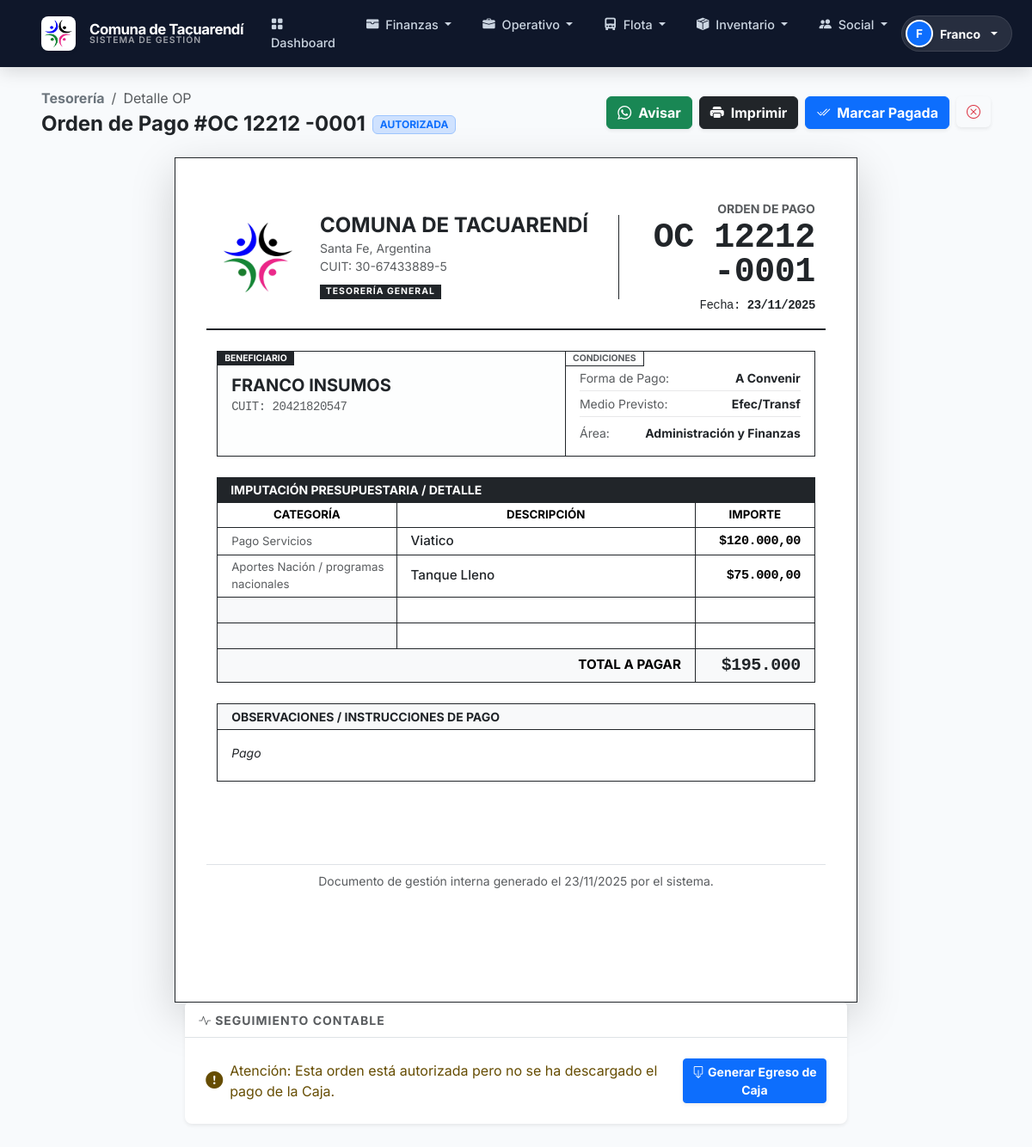
The app's page /ordenes-pago/1/ (signed in), older data.
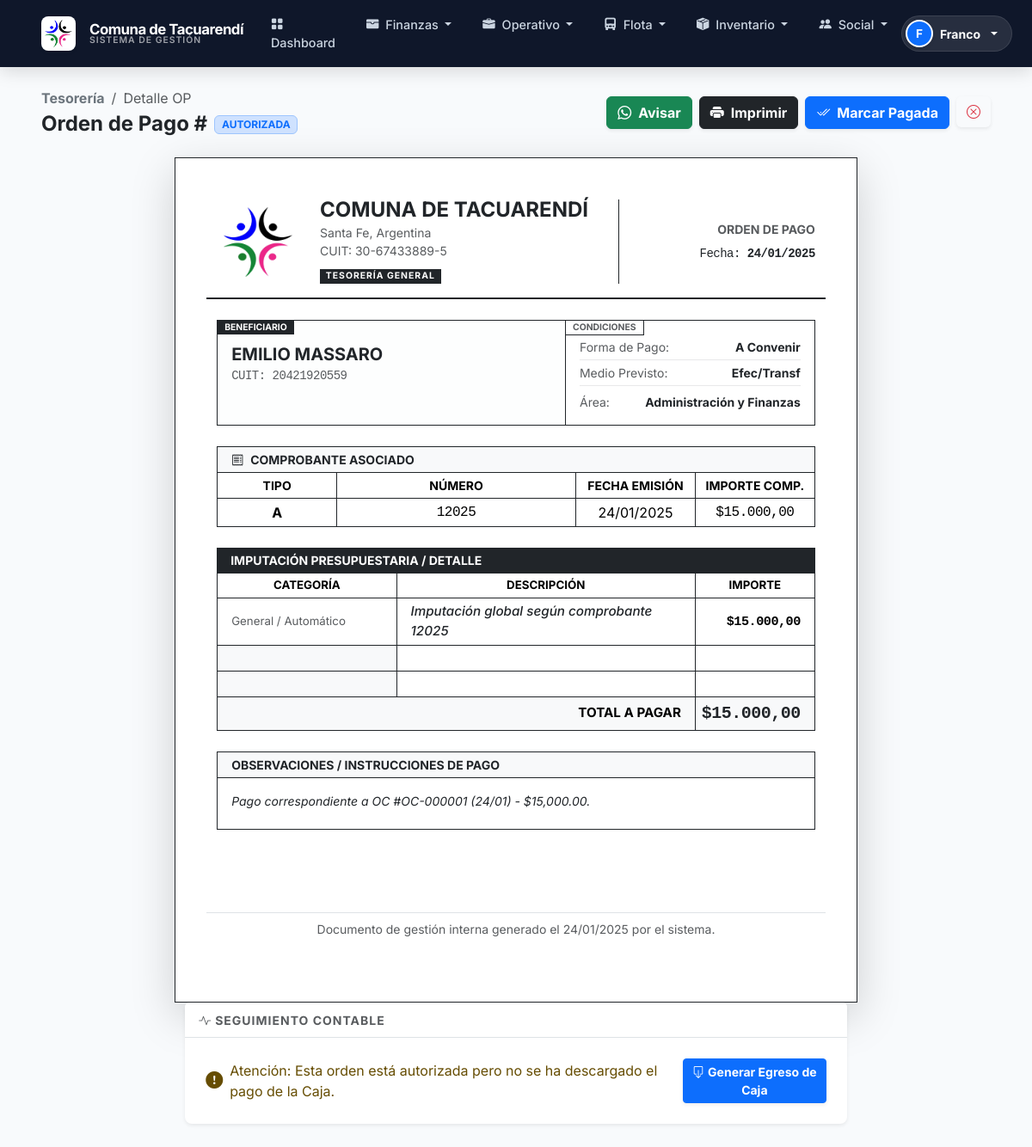
The same page, newer data.
### finanzas/models.py (models this page shows, shortened)
class OrdenPago(models.Model):
    ESTADO_BORRADOR = "BORRADOR"
    ESTADO_AUTORIZADA = "AUTORIZADA"
    ESTADO_PAGADA = "PAGADA"
    ESTADO_ANULADA = "ANULADA"
    ESTADO_CHOICES = [
        (ESTADO_BORRADOR, "Borrador"),
        (ESTADO_AUTORIZADA, "Autorizada"),
        (ESTADO_PAGADA, "Pagada"),
        (ESTADO_ANULADA, "Anulada"),
    ]
    numero = models.CharField(max_length=30, blank=True)
    fecha_orden = models.DateField()
    estado = models.CharField(max_length=15, choices=ESTADO_CHOICES, default=ESTADO_BORRADOR, db_index=True)
    proveedor = models.ForeignKey('Proveedor', on_delete=models.SET_NULL, null=True, blank=True)
    proveedor_nombre = models.CharField(max_length=200, blank=True)
    proveedor_cuit = models.CharField(max_length=20, blank=True)
    area = models.ForeignKey('Area', on_delete=models.SET_NULL, null=True, blank=True)
    condicion_pago = models.CharField(max_length=20, blank=True) # Contado, Cheque, Transferencia
    medio_pago_previsto = models.CharField(max_length=20, blank=True)
    observaciones = models.TextField(blank=True)
    factura_tipo = models.CharField(max_length=10, blank=True)
    factura_numero = models.CharField(max_length=50, blank=True)
    factura_fecha = models.DateField(null=True, blank=True)
    factura_monto = models.DecimalField(max_digits=14, decimal_places=2, null=True, blank=True)
    creado_por = models.ForeignKey(settings.AUTH_USER_MODEL, on_delete=models.SET_NULL, null=True)
    fecha_creacion = models.DateTimeField(auto_now_add=True)
    class Meta:
        verbose_name = "Orden de pago"
        verbose_name_plural = "Órdenes de pago"
        ordering = ["-fecha_orden", "-id"]
    @property
    def total_monto(self):
        return self.lineas.aggregate(Sum("monto"))["monto__sum"] or 0

class OrdenPagoLinea(models.Model):
    orden = models.ForeignKey(OrdenPago, on_delete=models.CASCADE, related_name="lineas")
    categoria = models.ForeignKey('Categoria', on_delete=models.PROTECT, null=True, blank=True)
    area = models.ForeignKey('Area', on_delete=models.SET_NULL, null=True, blank=True)
    descripcion = models.CharField(max_length=255)
    monto = models.DecimalField(max_digits=14, decimal_places=2)
    beneficiario = models.ForeignKey('Beneficiario', on_delete=models.SET_NULL, null=True, blank=True)

class Categoria(models.Model):
    TIPO_INGRESO = "INGRESO"
    TIPO_GASTO = "GASTO"
    TIPO_AMBOS = "AMBOS"
    TIPO_CHOICES = [(TIPO_INGRESO, "Ingreso"), (TIPO_GASTO, "Gasto"), (TIPO_AMBOS, "Ambos")]
    GRUPO_VEHICULOS = "VEHICULOS"
    GRUPO_INSUMOS = "INSUMOS"
    GRUPO_CONSTRUCCION = "CONSTRUCCION"
    GRUPO_AYUDAS = "AYUDAS"
    GRUPO_OTROS = "OTROS"
    GRUPO_CHOICES = [
        (GRUPO_VEHICULOS, "Vehículos"),
        (GRUPO_INSUMOS, "Insumos"),
        (GRUPO_CONSTRUCCION, "Obra Pública"),
        (GRUPO_AYUDAS, "Ayudas Sociales"),
        (GRUPO_OTROS, "Otros"),
    ]
    nombre = models.CharField(max_length=150)
    tipo = models.CharField(max_length=10, choices=TIPO_CHOICES, default=TIPO_GASTO, db_index=True)
    grupo = models.CharField(max_length=20, choices=GRUPO_CHOICES, default=GRUPO_OTROS)
    es_ayuda_social = models.BooleanField(default=False)
    es_servicio = models.BooleanField(default=False)
    es_combustible = models.BooleanField(default=False)
    es_personal = models.BooleanField(default=False)
    descripcion = models.TextField(blank=True)
    class Meta:
        verbose_name = "Categoría"
        verbose_name_plural = "Categorías"

class Area(models.Model):
    nombre = models.CharField(max_length=100)
    descripcion = models.TextField(blank=True)
    activo = models.BooleanField(default=True)
    class Meta:
        verbose_name = "Área"
        verbose_name_plural = "Áreas"
    def __str__(self):
        return self.nombre

### finanzas/views.py (the view)
# urls.py: path("ordenes-pago/<int:pk>/", views.OrdenPagoDetailView.as_view(), name="orden_pago_detail"),
class OrdenPagoDetailView(OrdenPagoAccessMixin, DetailView):
    model = OrdenPago
    template_name = "finanzas/orden_pago_detail.html"
    context_object_name = "orden"
    def get_context_data(self, **kwargs):
        ctx = super().get_context_data(**kwargs)
        ctx["movimientos"] = Movimiento.objects.filter(orden_pago=self.object)
        ctx["total_movimientos"] = ctx["movimientos"].aggregate(Sum("monto"))["monto__sum"] or 0
        ctx["tiene_movimientos"] = ctx["movimientos"].exists()
        ctx["puede_generar_movimiento"] = (
            self.object.estado == OrdenPago.ESTADO_AUTORIZADA
            and not ctx["tiene_movimientos"]
        )
        return ctx

### finanzas/context_processors.py (called while the page is built)
def roles_ctx(request):
    if request.user.is_authenticated:
        return get_roles_ctx(request.user)
    return {}

def comuna_ctx(request):
    return {
        "COMUNA_NOMBRE": getattr(settings, "COMUNA_NOMBRE", "Comuna de Tacuarendí"),
        "COMUNA_CUIT": getattr(settings, "COMUNA_CUIT", ""),
        "COMUNA_TELEFONO": getattr(settings, "COMUNA_TELEFONO", ""),
        "COMUNA_EMAIL": getattr(settings, "COMUNA_EMAIL", ""),
        "COMUNA_DIRECCION": getattr(settings, "COMUNA_DOMICILIO", ""),
    }

### finanzas/mixins.py (called while the page is built)
def _tiene_grupo(user, grupos):
    if not user:
        return False
    if not getattr(user, "is_authenticated", False):
        return False
    if user.is_superuser:
        return True
    return user.groups.filter(name__in=grupos).exists()

def es_admin_sistema(user):
    return _tiene_grupo(user, ["ADMIN_SISTEMA", "ADMIN"])

def es_staff_finanzas(user):
    return _tiene_grupo(user, ["Finanzas", "STAFF_FINANZAS", "TESORERIA", "SECRETARIA"])

def es_operador_finanzas(user):
    return _tiene_grupo(user, ["Finanzas", "OPERADOR_FINANZAS", "CAJA", "STAFF_FINANZAS", "ADMIN_SISTEMA"])

def es_equipo_genero(user):
    return _tiene_grupo(user, ["GENEROYNIÑEZ", "ADMIN_SISTEMA"])

### finanzas/templates/finanzas/orden_pago_detail.html (shortened to what the changed rows need)
{% extends "finanzas/base.html" %}
{% load humanize %}
{% load static %}
{% block content %}
<div class="d-flex flex-column flex-md-row justify-content-between align-items-center mb-4 print-hide animate-fade-in gap-3">
    <div>
        <div class="d-flex align-items-center gap-2 mt-1">
            <h1 class="h4 fw-bold text-dark mb-0">Orden de Pago #{{ orden.numero }}</h1>
            {% if orden.estado == 'BORRADOR' %}
                <span class="badge bg-secondary-subtle text-secondary border border-secondary-subtle">BORRADOR</span>
            {% elif orden.estado == 'AUTORIZADA' %}
                <span class="badge bg-primary-subtle text-primary border border-primary-subtle">AUTORIZADA</span>
            {% elif orden.estado == 'PAGADA' %}
                <span class="badge bg-success text-white">PAGADA</span>
            {% elif orden.estado == 'ANULADA' %}
                <span class="badge bg-danger text-white">ANULADA</span>
            {% endif %}
        </div>
    </div>
</div>
<div class="card border border-dark rounded-0 bg-white mx-auto shadow-lg" style="max-width: 210mm; min-height: 260mm;" id="printableArea">
    <div class="card-body p-5 position-relative">
        <div class="row border-bottom border-2 border-dark pb-3 mb-4 align-items-center">
            <div class="col-4 text-end">
                <div class="text-uppercase small fw-bold text-muted mb-1">ORDEN DE PAGO</div>
                <div class="display-6 fw-bold text-dark font-monospace lh-1">{{ orden.numero }}</div>
                <div class="small mt-2 font-monospace">Fecha: <strong>{{ orden.fecha_orden|date:"d/m/Y" }}</strong></div>
            </div>
        </div>
        <div class="row mb-4 g-0">
            <div class="col-7">
                <div class="border border-dark p-3 bg-light bg-opacity-25 h-100 position-relative">
                    <div class="mt-2">
                        <div class="fs-5 fw-bold text-dark text-uppercase">{{ orden.proveedor_nombre }}</div>
                        {% if orden.proveedor_cuit %}
                            <div class="small font-monospace text-muted">CUIT: {{ orden.proveedor_cuit }}</div>
                        {% endif %}
                    </div>
                </div>
            </div>
            <div class="col-5">
                <div class="border border-dark border-start-0 p-3 h-100 position-relative">
                    <div class="mt-1">
                        <ul class="list-unstyled small mb-0">
                            <li class="d-flex justify-content-between pt-1">
                                <span class="text-muted">Área:</span>
                                <span class="fw-bold text-dark text-end">{{ orden.area|default:"Central" }}</span>
                            </li>
                        </ul>
                    </div>
                </div>
            </div>
        </div>
        {% if orden.factura_numero %}
        <div class="mb-4">
            <div class="bg-light border border-dark border-bottom-0 px-3 py-1 fw-bold text-uppercase small d-flex justify-content-between align-items-center">
                <span><i class="bi bi-receipt me-2"></i>Comprobante Asociado</span>
            </div>
            <table class="table table-bordered border-dark mb-0 table-sm">
                <thead class="bg-white text-center small text-uppercase">
                    <tr>
                        <th style="width: 20%;">Tipo</th>
                        <th style="width: 40%;">Número</th>
                        <th style="width: 20%;">Fecha Emisión</th>
                        <th style="width: 20%;">Importe Comp.</th>
                    </tr>
                </thead>
                <tbody class="align-middle text-center">
                    <tr>
                        <td class="fw-bold">{{ orden.factura_tipo|default:"-" }}</td>
                        <td class="font-monospace">{{ orden.factura_numero }}</td>
                        <td>{{ orden.factura_fecha|date:"d/m/Y"|default:"-" }}</td>
                        <td class="font-monospace">${{ orden.factura_monto|intcomma|default:"-" }}</td>
                    </tr>
                </tbody>
            </table>
        </div>
        {% endif %}
        <div class="mb-4">
            <table class="table table-bordered border-dark mb-0 table-sm" style="font-size: 0.95rem;">
                <thead class="bg-light text-center text-uppercase small">
                    <tr>
                        <th style="width: 30%;">Categoría</th>
                        <th style="width: 50%;">Descripción</th>
                        <th style="width: 20%;">Importe</th>
                    </tr>
                </thead>
                <tbody class="align-middle">
                    {% for linea in orden.lineas.all %}
                    <tr>
                        <td class="ps-3 small text-muted">{{ linea.categoria.nombre|default:"General" }}</td>
                        <td class="ps-3 fw-medium text-dark">{{ linea.descripcion }}</td>
                        <td class="text-end pe-3 font-monospace fw-bold">${{ linea.monto|intcomma }}</td>
                    </tr>
                    {% empty %}
                        {% if orden.factura_monto and orden.factura_monto > 0 %}
                        <tr>
                            <td class="ps-3 small text-muted">General / Automático</td>
                            <td class="ps-3 fw-medium text-dark fst-italic">Imputación global según comprobante {{ orden.factura_numero }}</td>
                            <td class="text-end pe-3 font-monospace fw-bold">${{ orden.factura_monto|intcomma }}</td>
                        </tr>
                        {% else %}
                        <tr style="height: 40px;"><td colspan="3"></td></tr>
                        {% endif %}
                    {% endfor %}
                </tbody>
                <tfoot>
                    <tr>
                        <td colspan="2" class="text-end fw-bold text-uppercase pe-3 bg-light border-top-2 border-dark align-middle">Total a Pagar</td>
                        <td class="text-end fw-bold bg-light pe-3 fs-5 font-monospace border-top-2 border-dark text-dark">
                            {% if orden.total_monto > 0 %}
                                ${{ orden.total_monto|intcomma }}
                            {% else %}
                                ${{ orden.factura_monto|default:0|intcomma }}
                            {% endif %}
                        </td>
                    </tr>
                </tfoot>
            </table>
        </div>
        <div class="mb-5">
            <div class="border border-dark border-top-0 p-3" style="min-height: 60px;">
                <p class="mb-0 small text-dark fst-italic">
                    {{ orden.observaciones|default:"Sin observaciones adicionales."|linebreaksbr }}
                </p>
            </div>
        </div>
        <div class="row mt-auto pt-5 align-items-end justify-content-center">
            <div class="col-12 text-center small text-muted border-top pt-2">
                Documento de gestión interna generado el {{ orden.fecha_orden|date:"d/m/Y" }} por el sistema.
            </div>
        </div>
    </div>
</div>
{% endblock %}

Row changes from the older to the newer data that the page shows:
removed OrdenPagoLinea: categoria.nombre "Pago Servicios", descripcion "Viatico", monto "120.000,00"
removed OrdenPagoLinea: categoria.nombre "Aportes Nación / programas nacionales", descripcion "Tanque Lleno", monto "75.000,00"
changed OrdenPago "Administración y Finanzas": fecha_orden "23/11/2025" → "24/01/2025"; proveedor_nombre "FRANCO INSUMOS" → "EMILIO MASSARO"; proveedor_cuit "20421820547" → "20421920559"; factura_tipo (not shown) → "A"; factura_numero (not shown) → "12025"; factura_fecha (not shown) → "24/01/2025"; factura_monto (not shown) → "15.000,00"; observaciones "Pago" → "Pago correspondiente a OC #OC-000001 (24/01) - $15,000.00."; numero "OC 12212 -0001" → (not shown); total_monto "195.000" → (not shown)
Text that changed along with them:
text now shown: "COMPROBANTE ASOCIADO TIPO NÚMERO FECHA EMISIÓN IMPORTE COMP. General / Automático Imputación global según comprobante"
